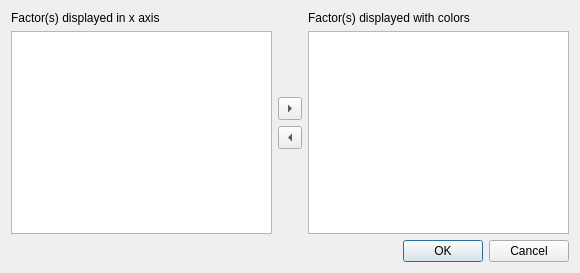
<?xml version="1.0" encoding="UTF-8"?>
<ui version="4.0">
 <class>Dialog</class>
 <widget class="QDialog" name="Dialog">
  <property name="geometry">
   <rect>
    <x>0</x>
    <y>0</y>
    <width>580</width>
    <height>273</height>
   </rect>
  </property>
  <property name="windowTitle">
   <string>Display factors</string>
  </property>
  <layout class="QGridLayout" name="gridLayout">
   <item row="0" column="0">
    <layout class="QVBoxLayout" name="verticalLayout_3">
     <item>
      <widget class="QLabel" name="label">
       <property name="text">
        <string>Factor(s) displayed in x axis</string>
       </property>
       <property name="buddy">
        <cstring>factor_x_listWidget</cstring>
       </property>
      </widget>
     </item>
     <item>
      <widget class="QListWidget" name="factor_x_listWidget">
       <property name="selectionMode">
        <enum>QAbstractItemView::ExtendedSelection</enum>
       </property>
      </widget>
     </item>
    </layout>
   </item>
   <item row="0" column="1">
    <layout class="QVBoxLayout" name="verticalLayout_2">
     <item>
      <spacer name="verticalSpacer_3">
       <property name="orientation">
        <enum>Qt::Vertical</enum>
       </property>
       <property name="sizeHint" stdset="0">
        <size>
         <width>20</width>
         <height>40</height>
        </size>
       </property>
      </spacer>
     </item>
     <item>
      <widget class="QToolButton" name="add_color_button">
       <property name="text">
        <string>...</string>
       </property>
       <property name="arrowType">
        <enum>Qt::RightArrow</enum>
       </property>
      </widget>
     </item>
     <item>
      <widget class="QToolButton" name="remove_color_button">
       <property name="text">
        <string>...</string>
       </property>
       <property name="arrowType">
        <enum>Qt::LeftArrow</enum>
       </property>
      </widget>
     </item>
     <item>
      <spacer name="verticalSpacer_4">
       <property name="orientation">
        <enum>Qt::Vertical</enum>
       </property>
       <property name="sizeHint" stdset="0">
        <size>
         <width>20</width>
         <height>40</height>
        </size>
       </property>
      </spacer>
     </item>
    </layout>
   </item>
   <item row="0" column="2">
    <layout class="QVBoxLayout" name="verticalLayout">
     <item>
      <widget class="QLabel" name="label_4">
       <property name="text">
        <string>Factor(s) displayed with colors</string>
       </property>
       <property name="buddy">
        <cstring>factor_color_listWidget</cstring>
       </property>
      </widget>
     </item>
     <item>
      <widget class="QListWidget" name="factor_color_listWidget"/>
     </item>
    </layout>
   </item>
   <item row="1" column="0" colspan="3">
    <layout class="QHBoxLayout" name="horizontalLayout">
     <item>
      <widget class="QDialogButtonBox" name="buttonBox">
       <property name="orientation">
        <enum>Qt::Horizontal</enum>
       </property>
       <property name="standardButtons">
        <set>QDialogButtonBox::Cancel|QDialogButtonBox::Ok</set>
       </property>
       <property name="centerButtons">
        <bool>false</bool>
       </property>
      </widget>
     </item>
    </layout>
   </item>
  </layout>
 </widget>
 <tabstops>
  <tabstop>factor_x_listWidget</tabstop>
  <tabstop>add_color_button</tabstop>
  <tabstop>remove_color_button</tabstop>
  <tabstop>factor_color_listWidget</tabstop>
 </tabstops>
 <resources/>
 <connections/>
</ui>
